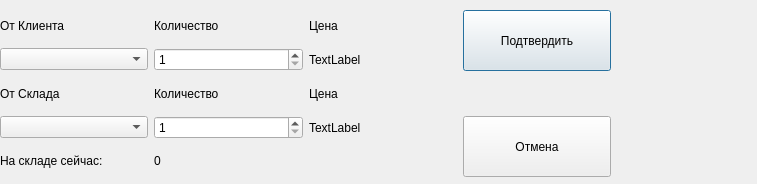
<?xml version="1.0" encoding="UTF-8"?>
<ui version="4.0">
 <class>Dialog</class>
 <widget class="QDialog" name="Dialog">
  <property name="geometry">
   <rect>
    <x>0</x>
    <y>0</y>
    <width>757</width>
    <height>184</height>
   </rect>
  </property>
  <property name="windowTitle">
   <string>Dialog</string>
  </property>
  <widget class="QWidget" name="formLayoutWidget">
   <property name="geometry">
    <rect>
     <x>0</x>
     <y>10</y>
     <width>611</width>
     <height>167</height>
    </rect>
   </property>
   <layout class="QGridLayout" name="gridLayout">
    <item row="0" column="0">
     <widget class="QLabel" name="label">
      <property name="text">
       <string>От Клиента</string>
      </property>
     </widget>
    </item>
    <item row="2" column="0">
     <widget class="QLabel" name="label_2">
      <property name="text">
       <string>От Склада</string>
      </property>
     </widget>
    </item>
    <item row="3" column="0">
     <widget class="QComboBox" name="StoreGoodsNameBox"/>
    </item>
    <item row="2" column="2">
     <widget class="QLabel" name="label_4">
      <property name="text">
       <string>Цена</string>
      </property>
     </widget>
    </item>
    <item row="1" column="0">
     <widget class="QComboBox" name="ClientGoodsNameBox"/>
    </item>
    <item row="0" column="2">
     <widget class="QLabel" name="label_3">
      <property name="text">
       <string>Цена</string>
      </property>
     </widget>
    </item>
    <item row="1" column="1">
     <widget class="QSpinBox" name="ClientCountSpinBox">
      <property name="minimum">
       <number>1</number>
      </property>
     </widget>
    </item>
    <item row="3" column="1">
     <widget class="QSpinBox" name="StoreCountSpinBox">
      <property name="minimum">
       <number>1</number>
      </property>
     </widget>
    </item>
    <item row="1" column="2">
     <widget class="QLabel" name="ClientPrice">
      <property name="text">
       <string>TextLabel</string>
      </property>
     </widget>
    </item>
    <item row="3" column="2">
     <widget class="QLabel" name="StorePrice">
      <property name="text">
       <string>TextLabel</string>
      </property>
     </widget>
    </item>
    <item row="2" column="1">
     <widget class="QLabel" name="label_7">
      <property name="text">
       <string>Количество</string>
      </property>
     </widget>
    </item>
    <item row="0" column="1">
     <widget class="QLabel" name="label_8">
      <property name="text">
       <string>Количество</string>
      </property>
     </widget>
    </item>
    <item row="4" column="1">
     <widget class="QLabel" name="countOnStore">
      <property name="text">
       <string>0</string>
      </property>
     </widget>
    </item>
    <item row="4" column="0">
     <widget class="QLabel" name="label_5">
      <property name="text">
       <string>На складе сейчас:</string>
      </property>
     </widget>
    </item>
    <item row="0" column="3" rowspan="2">
     <widget class="QPushButton" name="okBtn">
      <property name="sizePolicy">
       <sizepolicy hsizetype="Minimum" vsizetype="Expanding">
        <horstretch>0</horstretch>
        <verstretch>0</verstretch>
       </sizepolicy>
      </property>
      <property name="text">
       <string>Подтвердить</string>
      </property>
     </widget>
    </item>
    <item row="3" column="3" rowspan="2">
     <widget class="QPushButton" name="cancelBtn">
      <property name="sizePolicy">
       <sizepolicy hsizetype="Minimum" vsizetype="Expanding">
        <horstretch>0</horstretch>
        <verstretch>0</verstretch>
       </sizepolicy>
      </property>
      <property name="text">
       <string>Отмена</string>
      </property>
     </widget>
    </item>
   </layout>
  </widget>
 </widget>
 <resources/>
 <connections/>
</ui>
